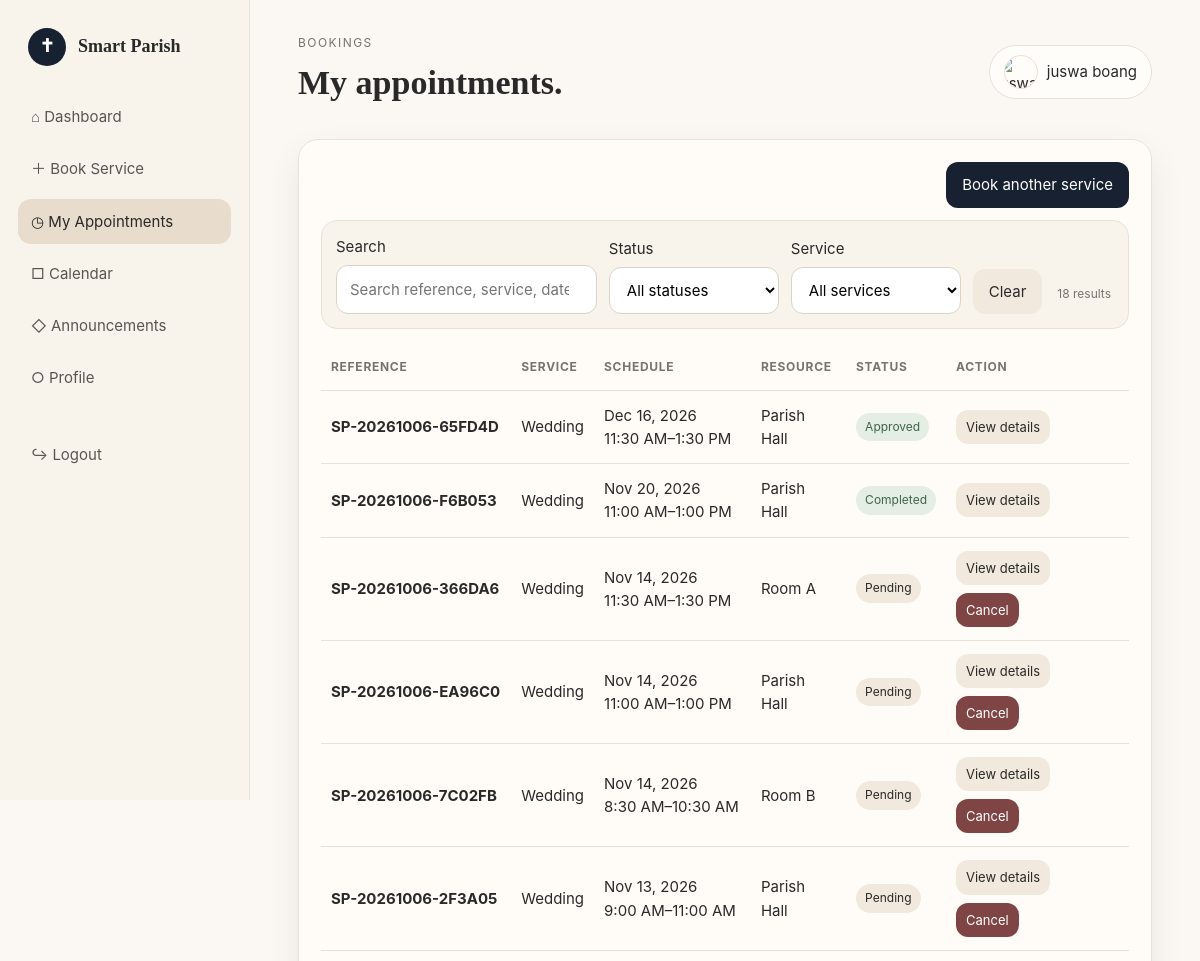
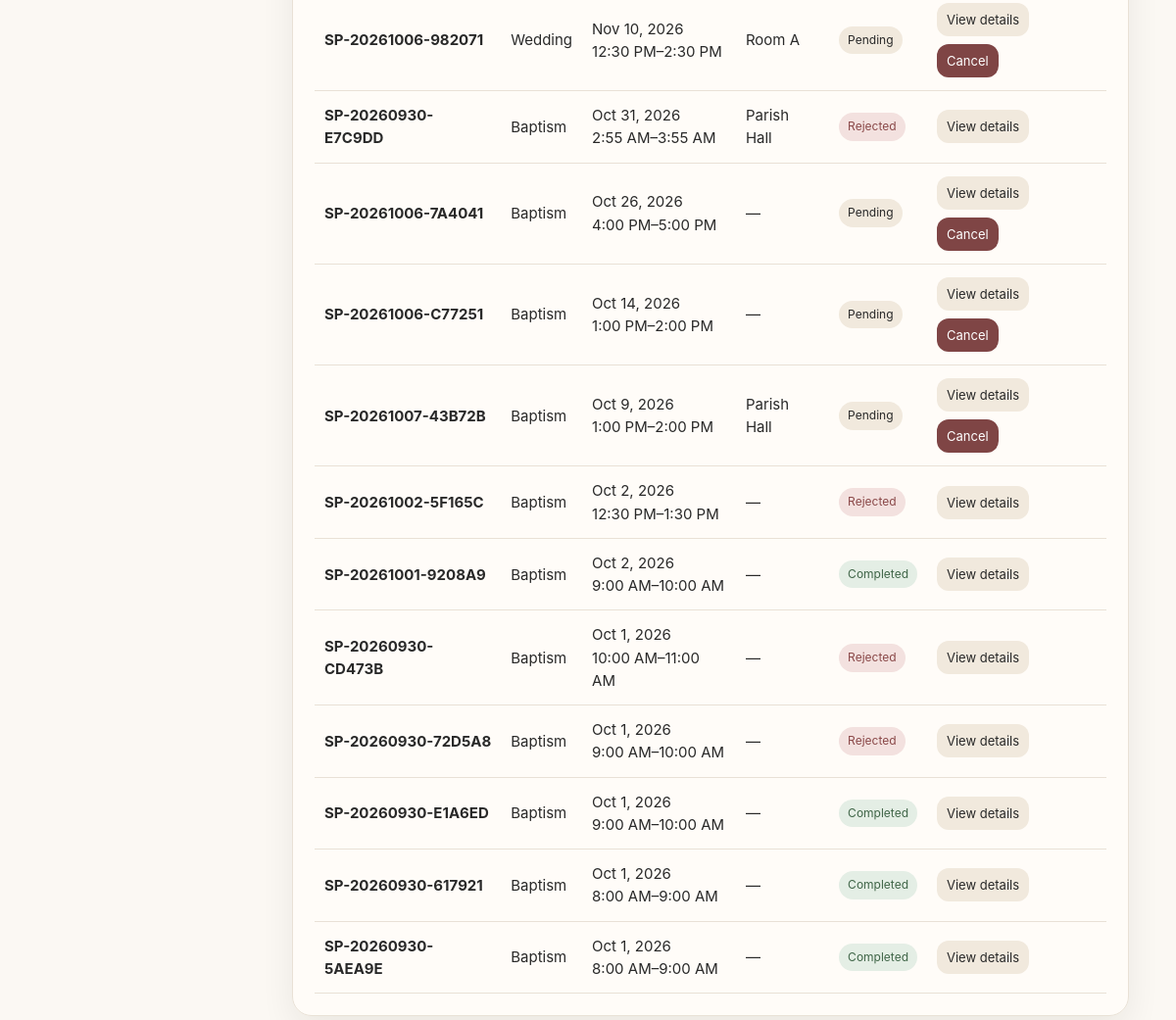
The app's page /parishioner/my-appointments.php (signed in) with its own data (2 pictures, top to bottom).
### tables this page shows
CREATE TABLE `appointments` (
  `id` bigint(20) UNSIGNED NOT NULL,
  `reference_no` varchar(30) NOT NULL,
  `user_id` int(10) UNSIGNED NOT NULL,
  `service_id` int(10) UNSIGNED NOT NULL,
  `resource_id` int(10) UNSIGNED DEFAULT NULL,
  `appointment_date` date NOT NULL,
  `start_time` time NOT NULL,
  `end_time` time NOT NULL,
  `notes` text DEFAULT NULL,
  `status` enum('pending','approved','rejected','completed','cancelled') NOT NULL DEFAULT 'pending',
  `admin_note` text DEFAULT NULL,
  `payment_method` enum('cash','online') NOT NULL DEFAULT 'cash',
  `receipt_path` varchar(255) DEFAULT NULL,
  `payment_status` enum('not_required','pending','verified','rejected') NOT NULL DEFAULT 'not_required',
  `payment_verified_at` datetime DEFAULT NULL,
  `payment_verified_by` int(10) UNSIGNED DEFAULT NULL,
  `qr_confirmed_at` datetime DEFAULT NULL,
  `qr_confirmed_by` int(10) UNSIGNED DEFAULT NULL,
  `created_at` timestamp NOT NULL DEFAULT current_timestamp(),
  `updated_at` timestamp NOT NULL DEFAULT current_timestamp() ON UPDATE current_timestamp()
);

CREATE TABLE `services` (
  `id` int(10) UNSIGNED NOT NULL,
  `name` varchar(120) NOT NULL,
  `description` text DEFAULT NULL,
  `duration_minutes` smallint(5) UNSIGNED NOT NULL DEFAULT 60,
  `fee` decimal(10,2) NOT NULL DEFAULT 0.00,
  `image` varchar(255) DEFAULT NULL,
  `status` enum('active','inactive') NOT NULL DEFAULT 'active',
  `created_at` timestamp NOT NULL DEFAULT current_timestamp()
);

CREATE TABLE `resources` (
  `id` int(10) UNSIGNED NOT NULL,
  `name` varchar(120) NOT NULL,
  `description` text DEFAULT NULL,
  `capacity` int(10) UNSIGNED DEFAULT NULL,
  `status` enum('available','unavailable') DEFAULT 'available',
  `created_at` timestamp NOT NULL DEFAULT current_timestamp()
);

### config/helpers.php (called while the page is built, shortened)
<?php
function e(?string $v): string { return htmlspecialchars($v ?? '', ENT_QUOTES, 'UTF-8'); }

### parishioner/my-appointments.php (the view)
<?php
declare(strict_types=1);require '../config/db.php';require '../config/auth.php';require_role('parishioner','login.php');$u=current_user();if($_SERVER['REQUEST_METHOD']==='POST'){verify_csrf();$id=(int)($_POST['id']??0);$s=$pdo->prepare("UPDATE appointments SET status='cancelled' WHERE id=? AND user_id=? AND status='pending'");$s->execute([$id,$u['id']]);if($s->rowCount()){$pdo->prepare("INSERT INTO appointment_history(appointment_id,status,note,changed_by) VALUES(?,'cancelled','Cancelled by parishioner',?)")->execute([$id,$u['id']]);flash('success','Appointment cancelled.');}redirect('my-appointments.php');}$s=$pdo->prepare("SELECT a.*,s.name service_name,r.name resource_name FROM appointments a JOIN services s ON s.id=a.service_id LEFT JOIN resources r ON r.id=a.resource_id WHERE a.user_id=? ORDER BY a.appointment_date DESC,a.start_time DESC");$s->execute([$u['id']]);$rows=$s->fetchAll();$pageTitle='My appointments.';$eyebrow='Bookings';?><!doctype html><html><head><meta charset="utf-8"><meta name="viewport" content="width=device-width,initial-scale=1"><title>My Appointments</title><link rel="stylesheet" href="../assets/css/style.css"></head><body><div class="shell"><?php include 'includes/sidebar.php'?><main class="main"><?php include 'includes/header.php'?><section class="card table-wrap appointments-page-card" data-live-scope><div class="actions" style="justify-content:flex-end;margin-bottom:12px"><a class="btn" href="book-service.php">Book another service</a></div><div class="live-filter-bar"><label class="field live-search-field">Search<input class="search" type="search" data-live-search placeholder="Search reference, service, date, resource..."></label><label class="field">Status<select data-live-filter="status"><option value="">All statuses</option><?php foreach(['pending','approved','rejected','completed','cancelled'] as $x):?><option value="<?=$x?>"><?=ucfirst($x)?></option><?php endforeach?></select></label><label class="field">Service<select data-live-filter="service"><option value="">All services</option><?php foreach(array_values(array_unique(array_column($rows,'service_name'))) as $x):?><option value="<?=e(strtolower($x))?>"><?=e($x)?></option><?php endforeach?></select></label><button type="button" class="btn light" data-live-clear>Clear</button><span class="live-filter-meta" data-live-count></span></div><table class="table appointments-table"><thead><tr><th>Reference</th><th>Service</th><th>Schedule</th><th>Resource</th><th>Status</th><th>Action</th></tr></thead><tbody data-live-list><tr data-live-empty class="live-empty" hidden><td colspan="6">No appointments match your search or filters.</td></tr><?php if(!$rows):?><tr><td colspan="6" class="muted">No appointments yet.</td></tr><?php endif?><?php foreach($rows as $a):?><tr data-live-item data-status="<?=e(strtolower($a['status']))?>" data-service="<?=e(strtolower($a['service_name']))?>" data-search="<?=e(strtolower($a['reference_no'].' '.$a['service_name'].' '.$a['appointment_date'].' '.($a['resource_name']??'').' '.$a['status']))?>"><td class="appt-reference" data-label="Reference"><b><?=e($a['reference_no'])?></b></td><td class="appt-service" data-label="Service"><?=e($a['service_name'])?></td><td class="appt-schedule" data-label="Schedule"><?=date('M j, Y',strtotime($a['appointment_date']))?><br><?=date('g:i A',strtotime($a['start_time']))?>–<?=date('g:i A',strtotime($a['end_time']))?></td><td class="appt-resource" data-label="Resource"><?=e($a['resource_name']??'—')?></td><td class="appt-status" data-label="Status"><span class="badge <?=e($a['status'])?>"><?=e($a['status'])?></span></td><td class="appt-action" data-label="Action"><div class="actions"><a class="btn light small" href="appointment-details.php?id=<?=$a['id']?>">View details</a><?php if($a['status']==='pending'):?><form method="post" onsubmit="return confirm('Cancel this appointment?')"><?=csrf_field()?><input type="hidden" name="id" value="<?=$a['id']?>"><button class="btn danger small">Cancel</button></form><?php endif?></div></td></tr><?php endforeach?></tbody></table></section></main></div><script src="../assets/js/script.js"></script></body></html>

### assets/css/style.css (style rules this page uses)
:root { --bg:#fbf8f3;--card:#fffdf9;--sand:#f1e9dd;--sand2:#e8ddcc;--ink:#292929;--muted:#77736d;--navy:#172131;--line:#e9e1d6;--green:#56745d;--red:#9a5555;--shadow:0 14px 35px rgba(35,29,20,.07);--r:20px }
* { box-sizing:border-box }
body { margin:0;background:var(--bg);color:var(--ink);font:15px/1.55 Inter,ui-sans-serif,system-ui,-apple-system,"Segoe UI",sans-serif }
a { color:inherit;text-decoration:none }
button,input,select,textarea { font:inherit }
.shell { display:grid;grid-template-columns:250px 1fr;min-height:100vh }
.main { padding:34px 4vw 60px;min-width:0 }
.card { background:rgba(255,253,249,.9);border:1px solid var(--line);border-radius:var(--r);padding:22px;box-shadow:var(--shadow) }
.btn { display:inline-flex;align-items:center;justify-content:center;border:0;border-radius:12px;padding:11px 16px;background:var(--navy);color:#fff;cursor:pointer }
.btn.light { background:var(--sand);color:var(--ink) }
.btn.danger { background:#7f4545 }
.btn.small { padding:7px 10px;font-size:13px }
.actions { display:flex;gap:8px;flex-wrap:wrap }
.field { display:grid;gap:7px }
.field input,.field select,.field textarea,.search { width:100%;padding:12px 13px;border:1px solid #ddd3c5;background:#fff;border-radius:12px;outline:none }
.table-wrap { overflow:auto }
.table { width:100%;border-collapse:collapse;min-width:760px }
.table th,.table td { text-align:left;padding:13px 10px;border-bottom:1px solid var(--line);vertical-align:middle }
.table th { font-size:12px;text-transform:uppercase;letter-spacing:.06em;color:var(--muted) }
.badge { display:inline-block;padding:5px 9px;border-radius:999px;background:var(--sand);font-size:12px;text-transform:capitalize }
.badge.approved,.badge.completed { background:#e4eee5;color:#3f6547 }
.badge.rejected,.badge.cancelled { background:#f3e1df;color:#8a4848 }
.live-filter-bar { display:flex;align-items:end;gap:12px;flex-wrap:wrap;margin-bottom:16px;padding:14px;background:#f8f3eb;border:1px solid var(--line);border-radius:16px }
.live-filter-bar .field { min-width:170px;flex:1 }
.live-filter-bar .live-search-field { flex:2;min-width:240px }
.live-filter-meta { font-size:12px;color:var(--muted);padding:0 3px 10px;white-space:nowrap }

### records on screen
appointments: reference_no "SP-20261006-65FD4D", service.name "Wedding", appointment_date "Dec 16, 2026", start_time "11:30 AM", end_time "1:30 PM", resource.name "Parish Hall", status "Approved"
appointments: reference_no "SP-20261006-F6B053", service.name "Wedding", appointment_date "Nov 20, 2026", start_time "11:00 AM", end_time "1:00 PM", resource.name "Parish Hall", status "Completed"
appointments: reference_no "SP-20261006-366DA6", service.name "Wedding", appointment_date "Nov 14, 2026", start_time "11:30 AM", end_time "1:30 PM", resource.name "Room A", status "Pending"
appointments: reference_no "SP-20261006-EA96C0", service.name "Wedding", appointment_date "Nov 14, 2026", start_time "11:00 AM", end_time "1:00 PM", resource.name "Parish Hall", status "Pending"
appointments: reference_no "SP-20261006-7C02FB", service.name "Wedding", appointment_date "Nov 14, 2026", start_time "8:30 AM", end_time "10:30 AM", resource.name "Room B", status "Pending"
appointments: reference_no "SP-20261006-2F3A05", service.name "Wedding", appointment_date "Nov 13, 2026", start_time "9:00 AM", end_time "11:00 AM", resource.name "Parish Hall", status "Pending"
appointments: reference_no "SP-20261006-982071", service.name "Wedding", appointment_date "Nov 10, 2026", start_time "12:30 PM", end_time "2:30 PM", resource.name "Room A", status "Pending"
appointments: reference_no "SP-20260930-E7C9DD", service.name "Baptism", appointment_date "Oct 31, 2026", start_time "2:55 AM", end_time "3:55 AM", resource.name "Parish Hall", status "Rejected"
appointments: reference_no "SP-20261006-7A4041", service.name "Baptism", appointment_date "Oct 26, 2026", start_time "4:00 PM", end_time "5:00 PM", resource_name "—", status "Pending"
appointments: reference_no "SP-20261006-C77251", service.name "Baptism", appointment_date "Oct 14, 2026", start_time "1:00 PM", end_time "2:00 PM", resource_name "—", status "Pending"
appointments: reference_no "SP-20261007-43B72B", service.name "Baptism", appointment_date "Oct 9, 2026", start_time "1:00 PM", end_time "2:00 PM", resource.name "Parish Hall", status "Pending"
appointments: reference_no "SP-20261002-5F165C", service.name "Baptism", appointment_date "Oct 2, 2026", start_time "12:30 PM", end_time "1:30 PM", resource_name "—", status "Rejected"
appointments: reference_no "SP-20261001-9208A9", service.name "Baptism", appointment_date "Oct 2, 2026", start_time "9:00 AM", end_time "10:00 AM", resource_name "—", status "Completed"
appointments: reference_no "SP-20260930-CD473B", service.name "Baptism", appointment_date "Oct 1, 2026", start_time "10:00 AM", end_time "11:00 AM", resource_name "—", status "Rejected"
appointments: reference_no "SP-20260930-72D5A8", service.name "Baptism", appointment_date "Oct 1, 2026", start_time "9:00 AM", end_time "10:00 AM", resource_name "—", status "Rejected"
appointments: reference_no "SP-20260930-E1A6ED", service.name "Baptism", appointment_date "Oct 1, 2026", start_time "9:00 AM", end_time "10:00 AM", resource_name "—", status "Completed"
appointments: reference_no "SP-20260930-617921", service.name "Baptism", appointment_date "Oct 1, 2026", start_time "8:00 AM", end_time "9:00 AM", resource_name "—", status "Completed"
appointments: reference_no "SP-20260930-5AEA9E", service.name "Baptism", appointment_date "Oct 1, 2026", start_time "8:00 AM", end_time "9:00 AM", resource_name "—", status "Completed"

### other values on screen
$eyebrow "BOOKINGS"
$pageTitle "My appointments."
$u['full_name'] "juswa boang"
